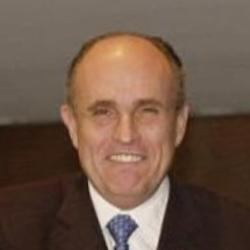
#> input picture Project-Ikshana/dataset/Rudolph_Giuliani/Rudolph_Giuliani_0024.jpg, 250 x 250 px; its folder holds only this picture in this run
$ python main.py
#> lines starting #> are read from the running program, lines starting #| are printed output that depends on the picture; after the words box and inside, x2 and y2 are one past the last pixel; in counts of white or black regions, pixels touching at a corner belong together
import numpy as np
import os
import cv2
import glob
from tqdm import tqdm
from sklearn.manifold import TSNE
import matplotlib.pyplot as plt
from sklearn.decomposition import PCA
from sklearn.model_selection import train_test_split
from lmnn import LMNN
from mknn import MKNN
from sklearn.neighbors import KNeighborsClassifier
file_path = []


def SIFT(im,step_size):
    h,w=im.shape[:2]
    kp=[]
    # sift = cv2.SIFT_create()
    sift = cv2.xfeatures2d.SIFT_create()
    for i in range(0,h,step_size):
        for j in range(0,w,step_size):
            kp.append(cv2.KeyPoint(float(i),float(j),float(step_size)))

    keypoints,descriptor=sift.compute(im,kp)

    return descriptor.reshape(-1)


def extract_features(image_list,Y):
    features = []
    Y_new = []
    i = -1
    for file in image_list:
        i = i + 1
        img = cv2.imread(file)
        image = cv2.cvtColor(img, cv2.COLOR_BGR2GRAY)
        face_cascade = cv2.CascadeClassifier(cv2.data.haarcascades + 'haarcascade_frontalface_default.xml')
        faces = None
        faces = face_cascade.detectMultiScale(image, 1.1, 4)
        if(len(faces)!=0):
            for (x, y, w, h) in faces:
                cv2.rectangle(img, (x, y), (x+w, y+h), (0, 0, 255), 2)
                faces = img[y:y + h, x:x + w]
            if faces is not None and len(faces)>0:
                faces = cv2.resize(faces, (250,250))
                sift = SIFT(np.array(faces),10)
                features.append(sift)
                Y_new.append(Y[i])
    features = np.array(features)
    return features,np.array(Y_new)

def preprocess(dir):
    '''
        This method preprocesses the dataset and returns two array X and Y
        X: contains the original data
        Y: contains the labels
        input:
            dir -> Directory of the dataset.
    '''
#> called with dir = '../dataset'
    dirlist = os.listdir(dir)
    X = []
    Y = []
    for path in tqdm(dirlist):
        file = glob.glob(dir + '/' + path + '/*.jpg')
        for i in file:
            file_path.append(i)
            img = cv2.imread(i)
#> img is the input picture: shape (250, 250, 3); mean B, G, R 71.7, 86.4, 109.7
            img = img.reshape((250, 250, 3))
            X.append(img.reshape(-1))
            Y.append(path)
#> pass 2 of the loop in preprocess, `for path in tqdm(dirlist):`:
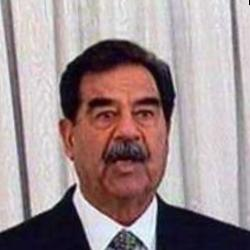
#> input picture Project-Ikshana/dataset/Saddam_Hussein/Saddam_Hussein_0006.jpg, 250 x 250 px
#> in preprocess, img is the input picture: shape (250, 250, 3); mean B, G, R 144.9, 142.9, 159.9
#> pass 3 of the loop in preprocess, `for path in tqdm(dirlist):`:
#> file = 1 item
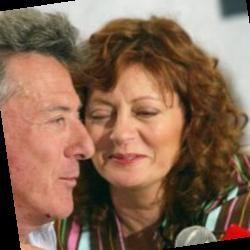
#> input picture Project-Ikshana/dataset/Susan_Sarandon/Susan_Sarandon_0001.jpg, 250 x 250 px
#> in preprocess, img is the input picture: shape (250, 250, 3); mean B, G, R 83.8, 103.9, 135.1
    X = np.array(X)
    Y = np.array(Y)
    uniquey = enumerate(np.unique(Y))
    uniquey = {val: i for i, val in uniquey}
    y = []
    for i in Y:
        y.append(uniquey[i])
    Y = np.array(y)
    return X, Y, file_path


def select_labels(X_train, Y_train, k=3):
    '''
        This method discards lables with less than k no of samples
        input:
            X_train -> data
            Y_train -> labels
            k -> min no of samples required per label(default 3)
        returns:
            X, Y
    '''
    classes = []
    for i in np.unique(Y_train):
        if np.sum(Y_train == i) < k:
            classes.append(i)

    classes = np.array(classes)
    X_new = []
    Y_new = []
    for i in range(X_train.shape[0]):
        if Y_train[i] not in classes:
            X_new.append(X_train[i])
            Y_new.append(Y_train[i])
    X_new = np.array(X_new)
    Y_new = np.array(Y_new)
    return X_new, Y_new

if __name__ == '__main__':
    dir = '../dataset'

    print('Data Preprocessing...')
    X, Y, file_path = preprocess(dir)
    # X = X[:1000]
    # Y = Y[:1000]
    print('Data preprocessing done...')
    print('Data Shape:', X.shape)
#| Data Shape: (4, 187500)
    print('label Shape:', Y.shape)
#| label Shape: (4,)


    features,Y = extract_features(file_path,Y)
#> in extract_features, `image = cv2.cvtColor(img, cv2.COLOR_BGR2GRAY)`:
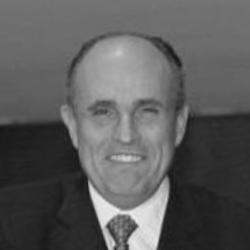
#> image: shape (250, 250); min 22, max 242, mean 91.7
#> the loop in extract_features, `for (x, y, w, h) in faces:` made 1 pass
#> pass 1, in extract_features, `faces = img[y:y + h, x:x + w]`:
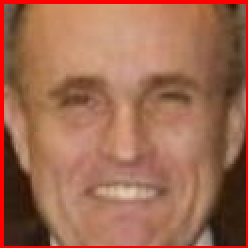
#> faces: shape (124, 124, 3) (shown 2 times larger); mean B, G, R 80.7, 105, 159.9
#> after the loop in extract_features, `for (x, y, w, h) in faces:`:
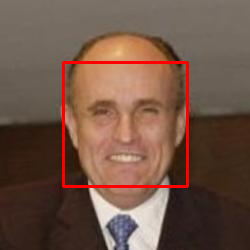
#> img: shape (250, 250, 3); 2.37% of pixels changed, all inside (x1, y1, x2, y2) = (62, 61, 189, 188)
#> in extract_features, `faces = cv2.resize(faces, (250,250))`:
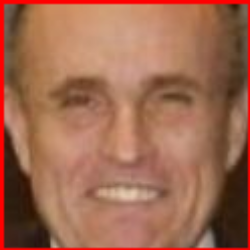
#> faces: shape (250, 250, 3); mean B, G, R 80.5, 104.9, 159.8
#> pass 2 of the loop in extract_features, `for file in image_list:`:
#> after the loop in extract_features, `for (x, y, w, h) in faces:`:
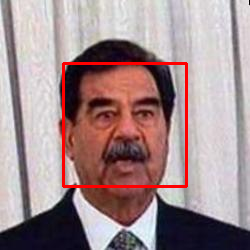
#> img: shape (250, 250, 3); 2.36% of pixels changed, all inside (x1, y1, x2, y2) = (62, 62, 188, 188)
#> in extract_features, `faces = cv2.resize(faces, (250,250))`:
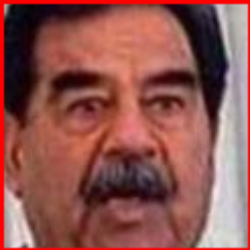
#> faces: shape (250, 250, 3); mean B, G, R 80, 84.8, 143.9
#> pass 3 of the loop in extract_features, `for file in image_list:`:
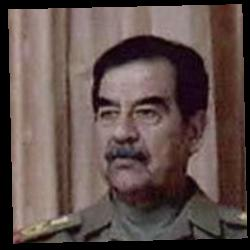
#> input picture Project-Ikshana/dataset/Saddam_Hussein/Saddam_Hussein_0019.jpg, 250 x 250 px
#> in extract_features, img is the input picture: shape (250, 250, 3); mean B, G, R 74.6, 78.3, 95.4
#> in extract_features, `faces = cv2.resize(faces, (250,250))`:
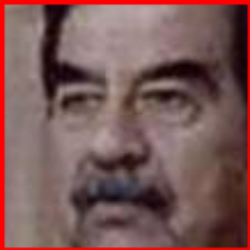
#> faces: shape (250, 250, 3); mean B, G, R 86.5, 87.9, 122.2
#> the loop made 4 passes; the first 3 are shown
    X = features

    # Normalize the dataset
    mean = np.mean(X)
    var = np.var(X)
    X = (X - mean)/var
    print('data normalized')

    # Features contain both keypoints and descriptors of the images.
    # Reduce dimensionality if needed
    pca = PCA(n_components=200)
#> (the run stopped early here; a loop or call above may not have finished)
